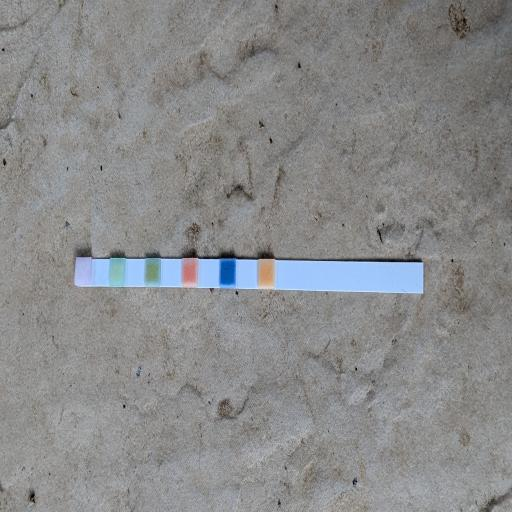
#> input picture dataset/pool-test-strip-detector.v2i.yolov8_v2/test/images/PXL_20250427_161114135-copy_jpg.rf.df38042683255990c72ef84815b65d0e.jpg, 512 x 512 px
$ python -i reference_square_detection.py   (imports and definitions only)
#> lines starting #> are read from the running program, lines starting #| are printed output that depends on the picture; after the words box and inside, x2 and y2 are one past the last pixel; in counts of white or black regions, pixels touching at a corner belong together
"""
Swatch Detection Service for Bottle Pipeline.

Pure OpenCV-based detection of color swatches on bottle labels.
NO OpenAI calls - fast and free.

Detects colored rectangles, clusters them into rows, and extracts LAB colors.
"""

import cv2
import numpy as np
import logging
from typing import Dict, List, Optional, Tuple

from utils.color_conversion import bgr_to_lab, extract_lab_values, rgb_to_hex

logger = logging.getLogger(__name__)

# Validation limits
MAX_ROWS = 10  # Maximum number of rows (pads)
MAX_SWATCHES_PER_ROW = 12  # Maximum swatches per row
MAX_TOTAL_SWATCHES = 100  # Maximum total swatches


class SwatchDetectionService:
    """
    Service for detecting color swatches using pure OpenCV.

    No AI/ML required - uses contour detection and clustering.
    """

    def __init__(
        self,
        min_swatch_size: int = 15,
        max_swatch_size: int = 150,
        aspect_ratio_range: Tuple[float, float] = (0.5, 2.0),
        row_clustering_threshold: int = 30
    ):
        """
        Initialize swatch detection service.

        Args:
            min_swatch_size: Minimum swatch dimension in pixels
            max_swatch_size: Maximum swatch dimension in pixels
            aspect_ratio_range: (min, max) aspect ratio for valid swatches
            row_clustering_threshold: Max Y-distance to consider same row
        """
        self.logger = logging.getLogger(__name__)
        self.min_swatch_size = min_swatch_size
        self.max_swatch_size = max_swatch_size
        self.aspect_ratio_range = aspect_ratio_range
        self.row_clustering_threshold = row_clustering_threshold

    def detect_swatches(
        self,
        image: np.ndarray,
        options: Optional[Dict] = None
    ) -> Dict:
        """
        Detect color swatches in image.

        Args:
            image: Input image (BGR format)
            options: Optional detection parameters:
                - min_swatch_size: int
                - max_swatch_size: int
                - expected_rows: int (hint for clustering)

        Returns:
            Detection result:
            {
                'success': bool,
                'data': {
                    'rows': [
                        {
                            'row_index': int,
                            'y_center': int,
                            'swatches': [
                                {
                                    'region': {'x', 'y', 'width', 'height'},
                                    'color': {'lab': {...}, 'hex': str}
                                }
                            ]
                        }
                    ],
                    'total_swatches': int,
                    'image_dimensions': {'width', 'height'},
                    'processing_time_ms': int
                }
            }
        """
        import time
        start_time = time.time()

        options = options or {}

        # Override defaults with options
        min_size = options.get('min_swatch_size', self.min_swatch_size)
        max_size = options.get('max_swatch_size', self.max_swatch_size)
        expected_rows = options.get('expected_rows')

        h, w = image.shape[:2]
        self.logger.info(f"Detecting swatches in {w}x{h} image")

        try:
            # Step 1: Find candidate rectangles
            candidates = self._find_rectangle_candidates(image, min_size, max_size)
            self.logger.info(f"Found {len(candidates)} candidate rectangles")

            if not candidates:
                return self._success_result([], w, h, start_time)

            # Step 2: Filter by color variance (swatches should be relatively uniform)
            filtered = self._filter_by_color_uniformity(image, candidates)
            self.logger.info(f"After uniformity filter: {len(filtered)} candidates")

            if not filtered:
                return self._success_result([], w, h, start_time)

            # Step 3: Cluster into rows
            rows = self._cluster_into_rows(filtered, expected_rows)
            self.logger.info(f"Clustered into {len(rows)} rows")

            # Step 4: Validate counts before proceeding
            total_candidates = sum(len(row['swatches']) for row in rows)

            if len(rows) > MAX_ROWS:
                error_msg = f"Detection error: found {len(rows)} rows, maximum is {MAX_ROWS}. Image may not be a valid bottle label."
                self.logger.error(error_msg)
                return {
                    'success': False,
                    'error': error_msg,
                    'error_code': 'TOO_MANY_ROWS'
                }

            if total_candidates > MAX_TOTAL_SWATCHES:
                error_msg = f"Detection error: found {total_candidates} swatches, maximum is {MAX_TOTAL_SWATCHES}. Image may not be a valid bottle label."
                self.logger.error(error_msg)
                return {
                    'success': False,
                    'error': error_msg,
                    'error_code': 'TOO_MANY_SWATCHES'
                }

            for i, row in enumerate(rows):
                if len(row['swatches']) > MAX_SWATCHES_PER_ROW:
                    error_msg = f"Detection error: row {i} has {len(row['swatches'])} swatches, maximum is {MAX_SWATCHES_PER_ROW}"
                    self.logger.error(error_msg)
                    return {
                        'success': False,
                        'error': error_msg,
                        'error_code': 'TOO_MANY_SWATCHES_IN_ROW'
                    }

            # Step 5: Extract colors for each swatch
            lab_image = bgr_to_lab(image)
            rows_with_colors = self._extract_colors(image, lab_image, rows)

            # Count total swatches
            total_swatches = sum(len(row['swatches']) for row in rows_with_colors)

            processing_time_ms = int((time.time() - start_time) * 1000)

            return {
                'success': True,
                'data': {
                    'rows': rows_with_colors,
                    'total_swatches': total_swatches,
                    'image_dimensions': {'width': w, 'height': h},
                    'processing_time_ms': processing_time_ms
                }
            }

        except Exception as e:
            self.logger.error(f"Swatch detection error: {e}", exc_info=True)
            return {
                'success': False,
                'error': str(e),
                'error_code': 'DETECTION_ERROR'
            }

    def _find_rectangle_candidates(
        self,
        image: np.ndarray,
        min_size: int,
        max_size: int
    ) -> List[Dict]:
        """
        Find candidate rectangular regions using multiple methods.

        Args:
            image: Input image (BGR)
            min_size: Minimum dimension
            max_size: Maximum dimension

        Returns:
            List of candidate regions with x, y, width, height
        """
        candidates = []

        # Method 1: Edge detection + contours
        gray = cv2.cvtColor(image, cv2.COLOR_BGR2GRAY)

        # Apply bilateral filter to reduce noise while keeping edges
        filtered = cv2.bilateralFilter(gray, 9, 75, 75)

        # Canny edge detection
        edges = cv2.Canny(filtered, 30, 100)

        # Dilate to connect nearby edges
        kernel = np.ones((3, 3), np.uint8)
        edges = cv2.dilate(edges, kernel, iterations=1)

        # Find contours
        contours, _ = cv2.findContours(edges, cv2.RETR_EXTERNAL, cv2.CHAIN_APPROX_SIMPLE)

        for contour in contours:
            # Approximate contour to polygon
            peri = cv2.arcLength(contour, True)
            approx = cv2.approxPolyDP(contour, 0.02 * peri, True)

            # Get bounding rectangle
            x, y, w, h = cv2.boundingRect(contour)

            # Filter by size
            if w < min_size or h < min_size:
                continue
            if w > max_size or h > max_size:
                continue

            # Filter by aspect ratio
            aspect = w / h if h > 0 else 0
            if not (self.aspect_ratio_range[0] <= aspect <= self.aspect_ratio_range[1]):
                continue

            # Check if roughly rectangular (4-6 corners after approximation)
            if 4 <= len(approx) <= 8:
                candidates.append({
                    'x': x,
                    'y': y,
                    'width': w,
                    'height': h,
                    'area': w * h,
                    'aspect_ratio': aspect
                })

        # Method 2: Adaptive thresholding for high-contrast swatches
        thresh = cv2.adaptiveThreshold(
            filtered, 255,
            cv2.ADAPTIVE_THRESH_GAUSSIAN_C,
            cv2.THRESH_BINARY_INV, 11, 2
        )

        contours2, _ = cv2.findContours(thresh, cv2.RETR_EXTERNAL, cv2.CHAIN_APPROX_SIMPLE)

        for contour in contours2:
            x, y, w, h = cv2.boundingRect(contour)

            if w < min_size or h < min_size:
                continue
            if w > max_size or h > max_size:
                continue

            aspect = w / h if h > 0 else 0
            if not (self.aspect_ratio_range[0] <= aspect <= self.aspect_ratio_range[1]):
                continue

            # Check if this overlaps with existing candidate
            is_duplicate = False
            for existing in candidates:
                iou = self._calculate_iou(
                    (x, y, w, h),
                    (existing['x'], existing['y'], existing['width'], existing['height'])
                )
                if iou > 0.5:
                    is_duplicate = True
                    break

            if not is_duplicate:
                candidates.append({
                    'x': x,
                    'y': y,
                    'width': w,
                    'height': h,
                    'area': w * h,
                    'aspect_ratio': aspect
                })

        return candidates

    def _calculate_iou(
        self,
        rect1: Tuple[int, int, int, int],
        rect2: Tuple[int, int, int, int]
    ) -> float:
        """Calculate Intersection over Union between two rectangles."""
        x1, y1, w1, h1 = rect1
        x2, y2, w2, h2 = rect2

        # Calculate intersection
        left = max(x1, x2)
        top = max(y1, y2)
        right = min(x1 + w1, x2 + w2)
        bottom = min(y1 + h1, y2 + h2)

        if right <= left or bottom <= top:
            return 0.0

        intersection = (right - left) * (bottom - top)
        union = w1 * h1 + w2 * h2 - intersection

        return intersection / union if union > 0 else 0.0

    def _filter_by_color_uniformity(
        self,
        image: np.ndarray,
        candidates: List[Dict],
        max_std_threshold: float = 50.0
    ) -> List[Dict]:
        """
        Filter candidates by color uniformity.

        Swatches should have relatively uniform color (low standard deviation).

        Args:
            image: Input image (BGR)
            candidates: List of candidate regions
            max_std_threshold: Maximum allowed color std deviation

        Returns:
            Filtered list of candidates
        """
        filtered = []

        for candidate in candidates:
            x, y, w, h = candidate['x'], candidate['y'], candidate['width'], candidate['height']

            # Use center region to avoid edges
            margin = max(2, min(w, h) // 6)
            cx = x + margin
            cy = y + margin
            cw = max(1, w - 2 * margin)
            ch = max(1, h - 2 * margin)

            # Extract region
            roi = image[cy:cy+ch, cx:cx+cw]

            if roi.size == 0:
                continue

            # Calculate color standard deviation
            std_b = np.std(roi[:, :, 0])
            std_g = np.std(roi[:, :, 1])
            std_r = np.std(roi[:, :, 2])
            avg_std = (std_b + std_g + std_r) / 3

            # Filter by uniformity
            if avg_std <= max_std_threshold:
                candidate['color_std'] = avg_std
                filtered.append(candidate)

        return filtered

    def _cluster_into_rows(
        self,
        candidates: List[Dict],
        expected_rows: Optional[int] = None
    ) -> List[Dict]:
        """
        Cluster candidates into rows based on Y-coordinate.

        Args:
            candidates: List of candidate regions
            expected_rows: Hint for expected number of rows

        Returns:
            List of row dicts with swatches
        """
        if not candidates:
            return []

        # Sort by Y coordinate
        sorted_candidates = sorted(candidates, key=lambda c: c['y'] + c['height'] / 2)

        # Cluster by Y proximity
        rows = []
        current_row = [sorted_candidates[0]]
        current_y = sorted_candidates[0]['y'] + sorted_candidates[0]['height'] / 2

        for candidate in sorted_candidates[1:]:
            candidate_y = candidate['y'] + candidate['height'] / 2

            # Check if same row (within threshold)
            if abs(candidate_y - current_y) <= self.row_clustering_threshold:
                current_row.append(candidate)
                # Update row Y center
                current_y = sum(c['y'] + c['height'] / 2 for c in current_row) / len(current_row)
            else:
                # Start new row
                rows.append(current_row)
                current_row = [candidate]
                current_y = candidate_y

        # Don't forget last row
        if current_row:
            rows.append(current_row)

        # Sort each row by X coordinate (left to right)
        for row in rows:
            row.sort(key=lambda c: c['x'])

        # Format as row dicts
        formatted_rows = []
        for i, row in enumerate(rows):
            y_center = int(sum(c['y'] + c['height'] / 2 for c in row) / len(row))
            formatted_rows.append({
                'row_index': i,
                'y_center': y_center,
                'swatches': row  # Will be replaced with formatted swatches
            })

        return formatted_rows

    # [87 lines left out: functions _extract_colors, _success_result, not called in this run]


# Legacy alias for backwards compatibility
ReferenceSquareDetectionService = SwatchDetectionService

>>> import cv2
>>> picture = cv2.imread('../../../../dataset/pool-test-strip-detector.v2i.yolov8_v2/test/images/PXL_20250427_161114135-copy_jpg.rf.df38042683255990c72ef84815b65d0e.jpg')
#> picture is the input picture: shape (512, 512, 3); mean B, G, R 138.1, 137.7, 137.1
>>> result = SwatchDetectionService().detect_swatches(picture)
#> in _find_rectangle_candidates, `gray = cv2.cvtColor(image, cv2.COLOR_BGR2GRAY)`:
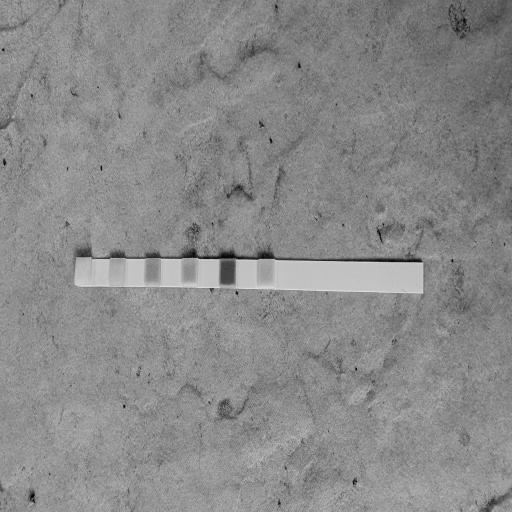
#> gray: shape (512, 512); min 0, max 229, mean 137.6
#> in _find_rectangle_candidates, `edges = cv2.Canny(filtered, 30, 100)`:
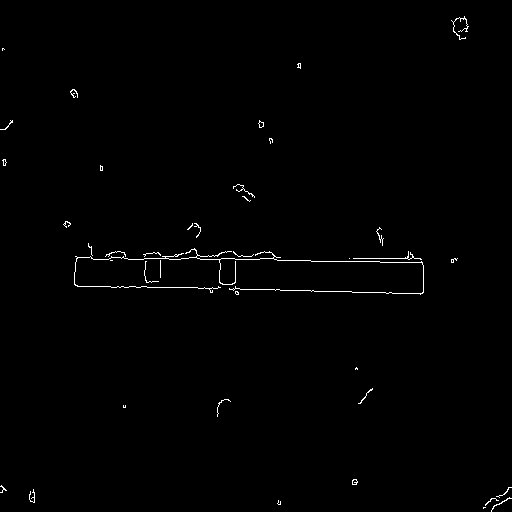
#> edges: shape (512, 512); 0.7% white in thin lines or dots
#> in _find_rectangle_candidates, `edges = cv2.dilate(edges, kernel, iterations=1)`:
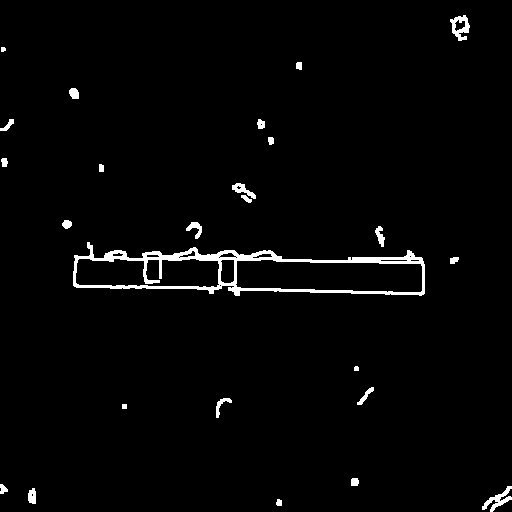
#> edges: shape (512, 512); 2.2% white; 25 white regions
#> in _find_rectangle_candidates, `contours, _ = cv2.findContours(edges, cv2.RETR_EXTERNAL, cv2.CHAIN_APP..`: contours = 25 contours, 3 with area under 20; largest, box (x1, y1, x2, y2) and area: (73, 242, 425, 296) 12282, (450, 15, 470, 41) 289, (482, 486, 512, 512) 208, (232, 183, 256, 199) 129, (186, 222, 202, 239) 96
#> the loop in _find_rectangle_candidates, `for contour in contours:` made 25 passes
#> (peri, x, y, w, h) on passes 1, 2, 4, 5, 9, 10, 12, 14: (20.24, 276, 499, 6, 7), (41.07, 28, 488, 8, 16), (29.31, 0, 484, 8, 10), (26.24, 351, 478, 8, 8), (14.83, 354, 366, 5, 5), (26.24, 450, 257, 9, 7), (57.8, 375, 226, 10, 21), (28.14, 62, 220, 10, 9)
#> after the loop in _find_rectangle_candidates, `for contour in contours:`: candidates = []
#> in _find_rectangle_candidates, `thresh = cv2.adaptiveThreshold( filtered, 255, cv2.ADAPTIVE_THRESH_GAU..`:
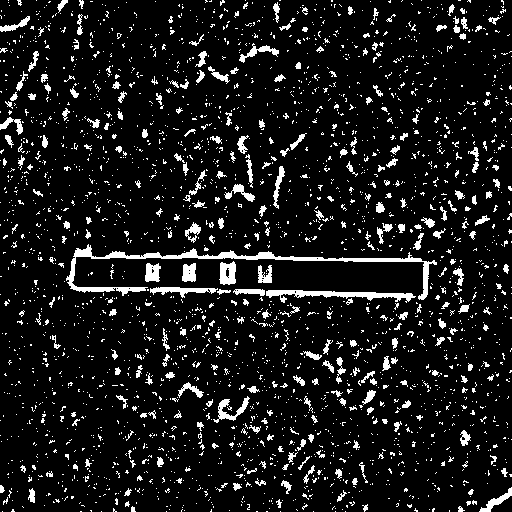
#> thresh: shape (512, 512); 9.5% white; 2711 white regions (2435 under 20 px)
#> in _find_rectangle_candidates, `contours2, _ = cv2.findContours(thresh, cv2.RETR_EXTERNAL, cv2.CHAIN_A..`: contours2 = 2711 contours, 2565 with area under 20; largest, box (x1, y1, x2, y2) and area: (66, 244, 437, 300) 1762, (266, 290, 416, 303) 670, (219, 261, 236, 285) 298, (150, 287, 218, 298) 266, (213, 396, 250, 423) 238
#> the loop in _find_rectangle_candidates, `for contour in contours2:` made 2711 passes
#> (x, y, w, h) on passes 1 to 3: (345, 511, 1, 1), (335, 511, 1, 1), (313, 511, 1, 1)
#> after the loop in _find_rectangle_candidates, `for contour in contours2:`: candidates = 14 items
#> the loop in _filter_by_color_uniformity, `for candidate in candidates:` made 14 passes
#> (x, y, w, h, margin, cx, cy, cw) on passes 1 to 8: (479, 487, 33, 25, 4, 483, 491, 25), (213, 396, 37, 27, 4, 217, 400, 29), (178, 382, 26, 16, 2, 180, 384, 22), (145, 263, 16, 19, 2, 147, 265, 12), (219, 261, 17, 24, 2, 221, 263, 13), (377, 223, 16, 21, 2, 379, 225, 12), (185, 222, 16, 21, 2, 187, 224, 12), (224, 184, 31, 18, 3, 227, 187, 25)
#> in _cluster_into_rows, `current_y = sorted_candidates[0]['y'] + sorted_candidates[0]['height']..`: current_y = 24
#> the loop in _cluster_into_rows, `for candidate in sorted_candidates[1:]:` made 13 passes
#> (candidate_y, current_y) on passes 1 to 8: (53, 38.5), (75, 75), (126, 126), (141.5, 133.8), (182.5, 182.5), (193, 187.8), (232.5, 232.5), (233.5, 233)
#> after the loop in _cluster_into_rows, `for candidate in sorted_candidates[1:]:`: rows = 7 items
#> the loop in _cluster_into_rows, `for row in rows:` made 8 passes
#> the loop in _cluster_into_rows, `for i, row in enumerate(rows):` made 8 passes
#> y_center on passes 1 to 8: 38, 75, 133, 187, 233, 272, 399, 499
#> after the loop in _cluster_into_rows, `for i, row in enumerate(rows):`: formatted_rows = 8 items
#> in detect_swatches, `total_candidates = sum(len(row['swatches']) for row in rows)`: total_candidates = 14
#> the loop in detect_swatches, `for i, row in enumerate(rows):` made 8 passes
#> (the run stopped early here; a loop or call above may not have finished)

$ run again, on dataset/pool-test-strip-detector.v2i.yolov8_v2/test/images/PXL_20251116_223654116_jpg.rf.2531005dac19bc529f925839895a8322.jpg
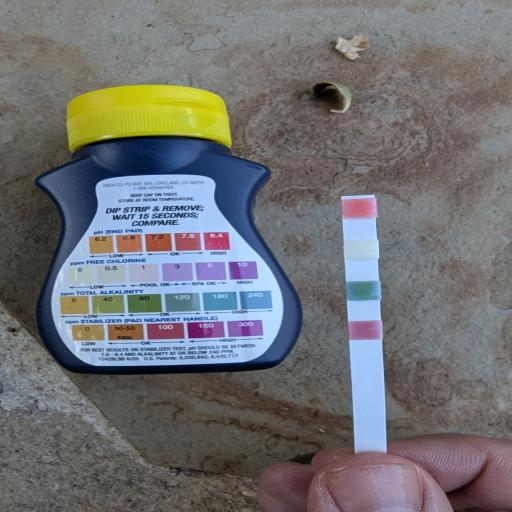
#> input picture dataset/pool-test-strip-detector.v2i.yolov8_v2/test/images/PXL_20251116_223654116_jpg.rf.2531005dac19bc529f925839895a8322.jpg, 512 x 512 px
#> picture is the input picture: shape (512, 512, 3); mean B, G, R 114.5, 112.4, 111.4
#> in _find_rectangle_candidates, `edges = cv2.dilate(edges, kernel, iterations=1)`:
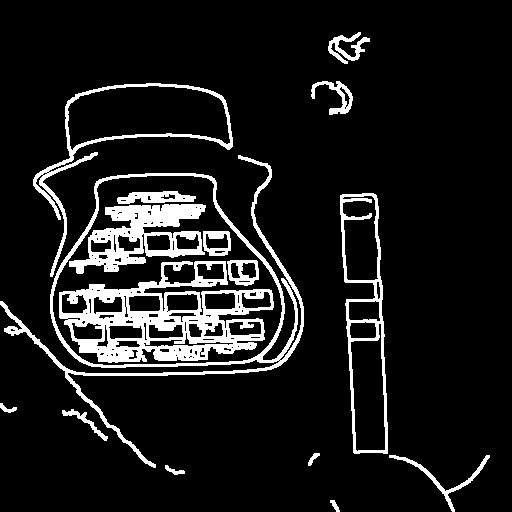
#> edges: shape (512, 512); 10.4% white; 16 white regions
#> contours = 11 contours; largest, box (x1, y1, x2, y2) and area: (0, 155, 304, 468) 37644, (33, 83, 233, 277) 9262, (340, 193, 388, 454) 8722, (389, 455, 490, 512) 456, (311, 81, 353, 115) 452
#> the loop in _find_rectangle_candidates, `for contour in contours:` made 11 passes
#> (peri, x, y, w, h) on passes 1, 2, 4, 6, 7, 8, 9: (34.14, 330, 500, 10, 12), (50.38, 165, 465, 20, 10), (38.38, 308, 453, 12, 13), (45.21, 0, 403, 17, 10), (658.5, 340, 193, 48, 261), (2493, 0, 155, 304, 313), (1014, 33, 83, 200, 194)
#> after the loop in _find_rectangle_candidates, `for contour in contours:`: candidates = 1 item
#> thresh: shape (512, 512); 17.2% white; 1580 white regions (1208 under 20 px)
#> contours2 = 1395 contours, 1236 with area under 20; largest, box (x1, y1, x2, y2) and area: (35, 135, 303, 375) 51908, (335, 184, 413, 458) 2932, (73, 74, 242, 153) 880, (401, 454, 493, 512) 622, (311, 83, 344, 116) 446
#> the loop in _find_rectangle_candidates, `for contour in contours2:` made 1395 passes
#> (x, y, w, h) on passes 1, 2, 4: (197, 511, 1, 1), (496, 510, 1, 1), (191, 510, 1, 1)
#> after the loop in _find_rectangle_candidates, `for contour in contours2:`: candidates = 16 items
#> the loop in _filter_by_color_uniformity, `for candidate in candidates:` made 16 passes
#> (x, y, w, h, margin, cx, cy, cw) on passes 1 to 8: (389, 455, 101, 57, 9, 398, 464, 83), (232, 485, 27, 23, 3, 235, 488, 21), (323, 477, 21, 35, 3, 326, 480, 15), (303, 470, 15, 30, 2, 305, 472, 11), (92, 467, 15, 16, 2, 94, 469, 11), (121, 434, 33, 28, 4, 125, 438, 25), (78, 418, 26, 25, 4, 82, 422, 18), (26, 396, 24, 19, 3, 29, 399, 18)
#> pass 1, in _filter_by_color_uniformity, `roi = image[cy:cy+ch, cx:cx+cw]`:
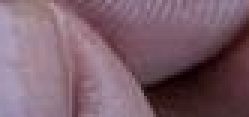
#> roi: shape (39, 83, 3) (shown 3 times larger); mean B, G, R 107, 94.9, 123.1
#> in _cluster_into_rows, `current_y = sorted_candidates[0]['y'] + sorted_candidates[0]['height']..`: current_y = 33.5
#> the loop in _cluster_into_rows, `for candidate in sorted_candidates[1:]:` made 15 passes
#> (candidate_y, current_y) on passes 1 to 8: (49.5, 41.5), (99.5, 99.5), (104.5, 102), (209, 209), (291, 291), (317.5, 304.2), (404.5, 404.5), (405.5, 405)
#> after the loop in _cluster_into_rows, `for candidate in sorted_candidates[1:]:`: rows = 5 items
#> the loop in _cluster_into_rows, `for row in rows:` made 6 passes
#> the loop in _cluster_into_rows, `for i, row in enumerate(rows):` made 6 passes
#> y_center on passes 1 to 6: 41, 102, 209, 304, 413, 480
#> after the loop in _cluster_into_rows, `for i, row in enumerate(rows):`: formatted_rows = 6 items
#> total_candidates = 16
#> the loop in detect_swatches, `for i, row in enumerate(rows):` made 6 passes
